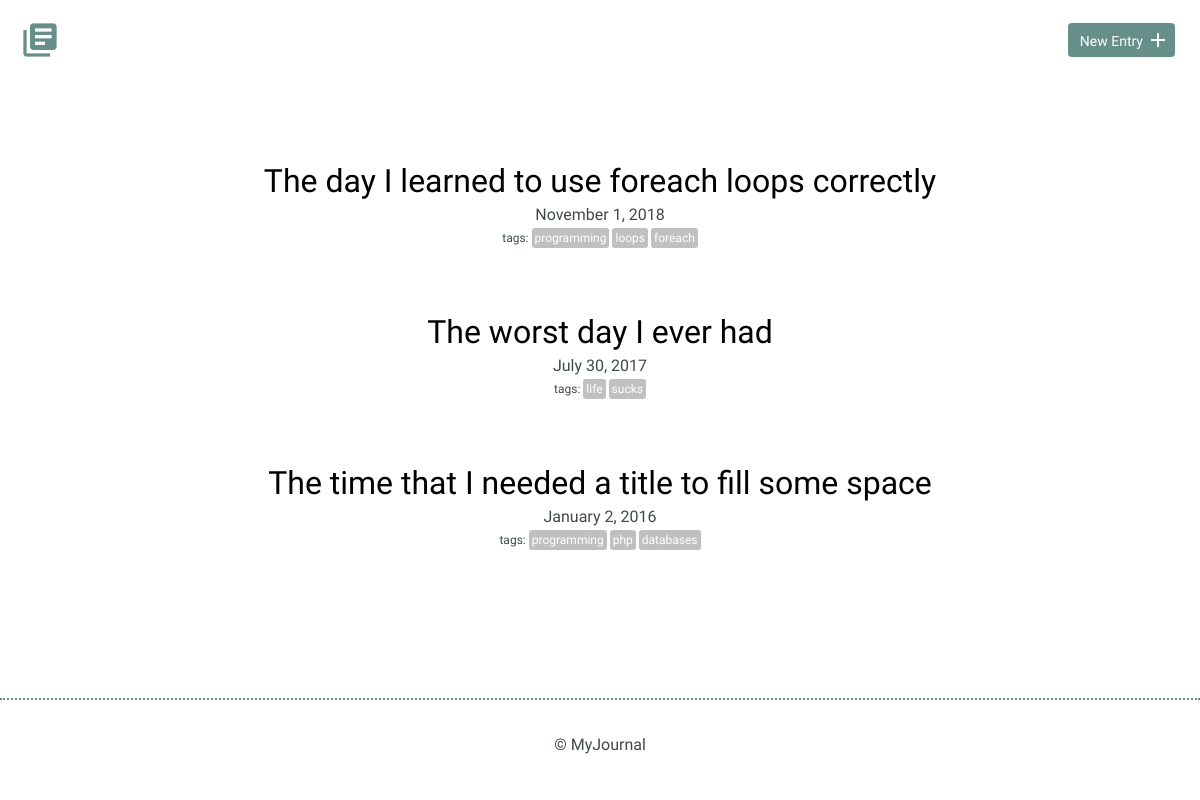
Before: / with the older database file.
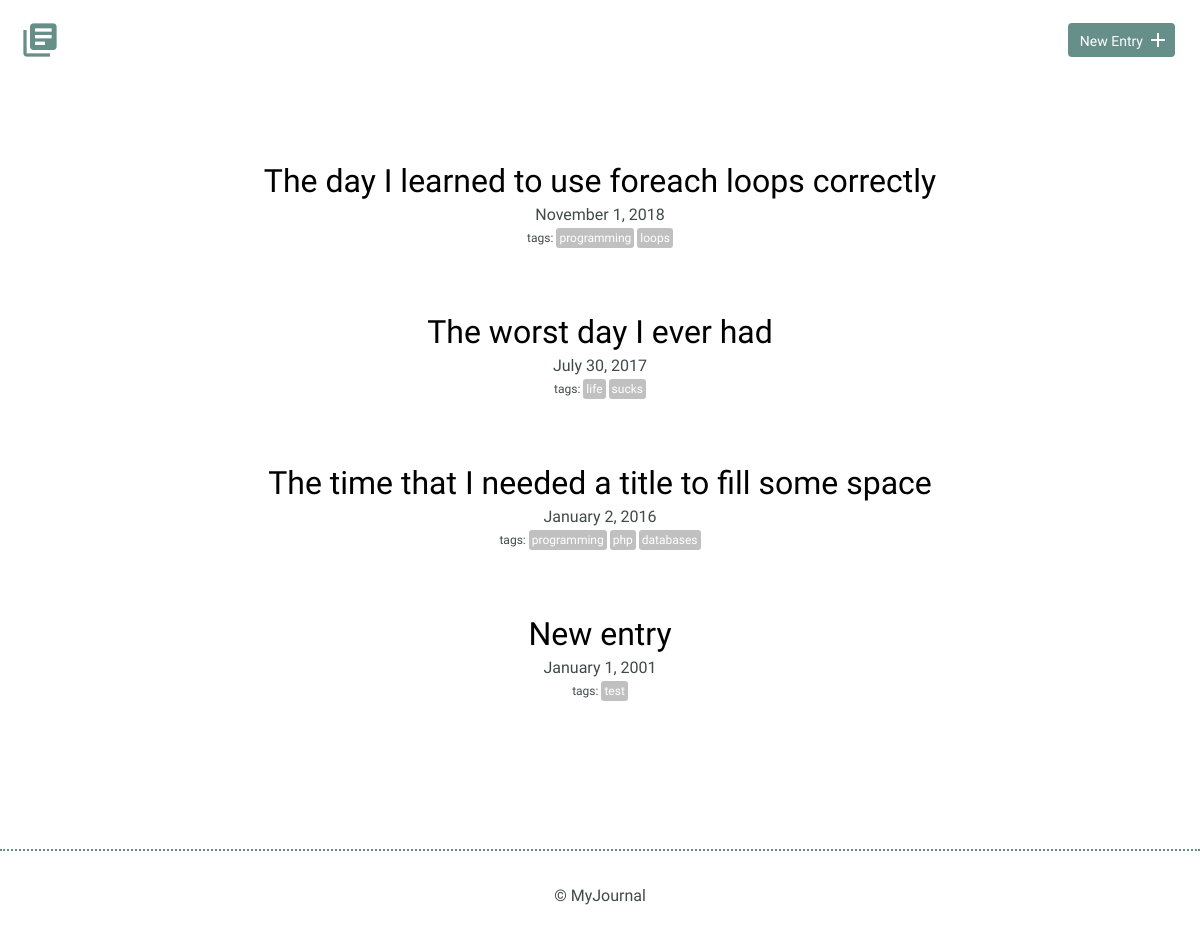
After: the same page with the newer database file.
### tables this page shows
CREATE TABLE "entries" (
	`id`	INTEGER,
	`title`	TEXT,
	`date`	TEXT,
	`time_spent`	INTEGER,
	`learned`	BLOB,
	`resources`	BLOB,
	PRIMARY KEY(`id`)
);

### index.php (the view, shortened to what this page needs)
<?php
require_once("database.php");
if (isset($_GET["tag"])) {
	try {
		$results = $db->prepare('select entries.id, title, date from entries
							    join entries_tags on entries.id = entries_tags.entry_id
							    join tags on entries_tags.tag_id = tags.id
							    where tag = ?');
		$results->bindParam(1, $_GET["tag"]);
		$results->execute();
	} catch(Exception $e) {
		echo $e->getMessage();
		die();
	}
} else {
	try {
		$results = $db->query('select * from entries order by date desc');
	} catch(Exception $e) {
		echo $e->getMessage();
		die();
	}
}
$entries = $results->fetchAll(PDO::FETCH_ASSOC);
?>
<!DOCTYPE html>
<html>
    <head>
        <link rel="stylesheet" href="css/normalize.css">
        <link rel="stylesheet" href="css/site.css">
    </head>
    <body>
		<?php include "inc/header.php"; ?>
        <section>
            <div class="container">
                <div class="entry-list">
					<?php
					foreach($entries as $entry) {
						$fullDate = date('F j, Y', strtotime($entry['date']));
						try {
							$results = $db->prepare('select tag, tags.id from entries
												   join entries_tags on entries.id = entries_tags.entry_id
												   join tags on entries_tags.tag_id = tags.id
												   where entries.id = ?');
							$results->bindParam(1, $entry['id']);
							$results->execute();
						} catch(Exception $e) {
							echo $e->getMessage();
							die();
						}
						$tags = $results->fetchAll(PDO::FETCH_ASSOC);
						echo <<<EOT
						<article>
							<h2><a href="detail.php?id={$entry['id']}">{$entry['title']}</a></h2>
							<time datetime="{$entry['date']}">{$fullDate}</time>
EOT;
						if (!empty($tags)) {
							echo '<div class="tag-container"><span class="tag-label">tags:</span>';
							foreach($tags as $tag) {
								echo '<span class="tag"><a href="index.php?tag=' . $tag["tag"] .
								'">' . $tag["tag"] . '</a></span>';
							}
							echo('</div>');
						}
						echo '</article>';
					}
					?>
                </div>
            </div>
        </section>
        <?php include "inc/footer.php"; ?>
    </body>
</html>

### inc/header.php
<header>
	<div class="container">
		<div class="site-header">
			<a class="logo" href="index.php"><i class="material-icons">library_books</i></a>
			<a class="button icon-right" href="new.php"><span>New Entry</span> <i class="material-icons">add</i></a>
		</div>
	</div>
</header>

### inc/footer.php
<footer>
	<div>
		&copy; MyJournal
	</div>
</footer>

### css/site.css (style rules this page uses)
body { font-size: 16px; color: #404a49; font-family: 'Cousine', serif; font-weight: 400; }
.container { margin: 0 auto; padding: 0 25px; }
header .site-header { margin: 0 auto; height: 95px; }
header .logo i { color: #678f89; margin: 20px 0 0 -5px; float: left; font-size: 40px; }
header .button { float: right; margin: 33px 0 0 0; }
footer { text-align: center; padding: 35px 0; border-top: 2px dotted #678f89; }
.button { padding: 8px 10px 6px 10px; background: #678f89; border: 2px solid #678f89; border-radius: 4px; text-decoration: none; color: #FFF; position: relative; text-align: center; font-size: 14px; }
.button.icon-right { padding-right: 30px; top: -10px; }
.button.icon-right i { position: absolute; top: 3px; right: 3px; }
h1, h2, h3 { margin: 0; font-weight: 400; line-height: 1em; color: #000; }
h2 { font-size: 32px; }
h2 a { text-decoration: none; color: #000; }
.entry-list, .edit-entry, .new-entry { max-width: 800px; margin: 0 auto; padding: 70px 0 150px 0; }
.entry-list article { margin-bottom: 70px; text-align: center; }
.entry-list article:last-child { margin-bottom: 0; }
.entry-list article h2 { margin-bottom: 8px; }
.tag-container { margin-top: 3px; }
.tag { color: white; font-size: 12px; padding: 3px; background-color: Silver; border-radius: 3px; margin-right: 3px; }
.tag-label { font-size: 12px; padding: 3px; }
span > a, span > a:link, span > a:hover, span > a:visited, span > a:active { text-decoration: none; color: white; }

Changed rows visible on the page:
added entries: title "New entry", date "January 1, 2001", tag "test"
Other visible differences:
list line gone: "foreach"
